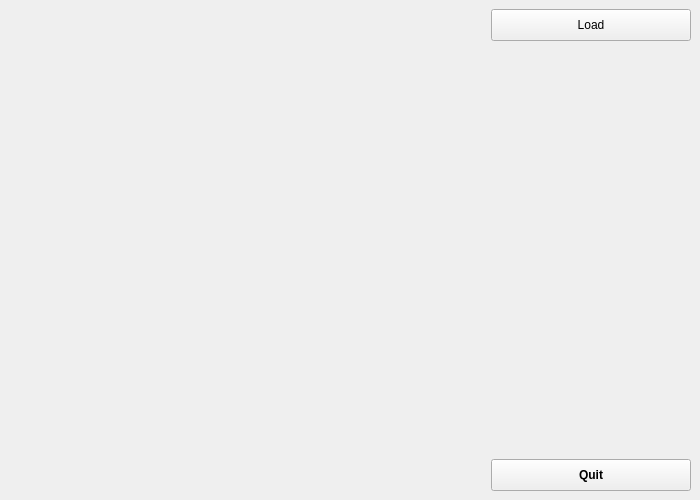
<?xml version="1.0" encoding="UTF-8"?>
<ui version="4.0">
 <class>MainWindow</class>
 <widget class="QMainWindow" name="MainWindow">
  <property name="geometry">
   <rect>
    <x>0</x>
    <y>0</y>
    <width>700</width>
    <height>500</height>
   </rect>
  </property>
  <property name="windowTitle">
   <string>Calibration coaxial camera</string>
  </property>
  <widget class="QWidget" name="centralwidget">
   <layout class="QGridLayout" name="gridLayout">
    <item row="0" column="2">
     <widget class="QPushButton" name="btn_shot">
      <property name="minimumSize">
       <size>
        <width>200</width>
        <height>32</height>
       </size>
      </property>
      <property name="maximumSize">
       <size>
        <width>200</width>
        <height>16777215</height>
       </size>
      </property>
      <property name="font">
       <font>
        <pointsize>9</pointsize>
       </font>
      </property>
      <property name="text">
       <string>Load</string>
      </property>
     </widget>
    </item>
    <item row="2" column="2">
     <widget class="QPushButton" name="btnQuit">
      <property name="minimumSize">
       <size>
        <width>200</width>
        <height>32</height>
       </size>
      </property>
      <property name="maximumSize">
       <size>
        <width>200</width>
        <height>16777215</height>
       </size>
      </property>
      <property name="font">
       <font>
        <pointsize>9</pointsize>
        <weight>75</weight>
        <bold>true</bold>
       </font>
      </property>
      <property name="text">
       <string>Quit</string>
      </property>
     </widget>
    </item>
    <item row="0" column="0" rowspan="2" colspan="2">
     <layout class="QVBoxLayout" name="vLayout"/>
    </item>
   </layout>
  </widget>
 </widget>
 <resources/>
 <connections/>
</ui>
